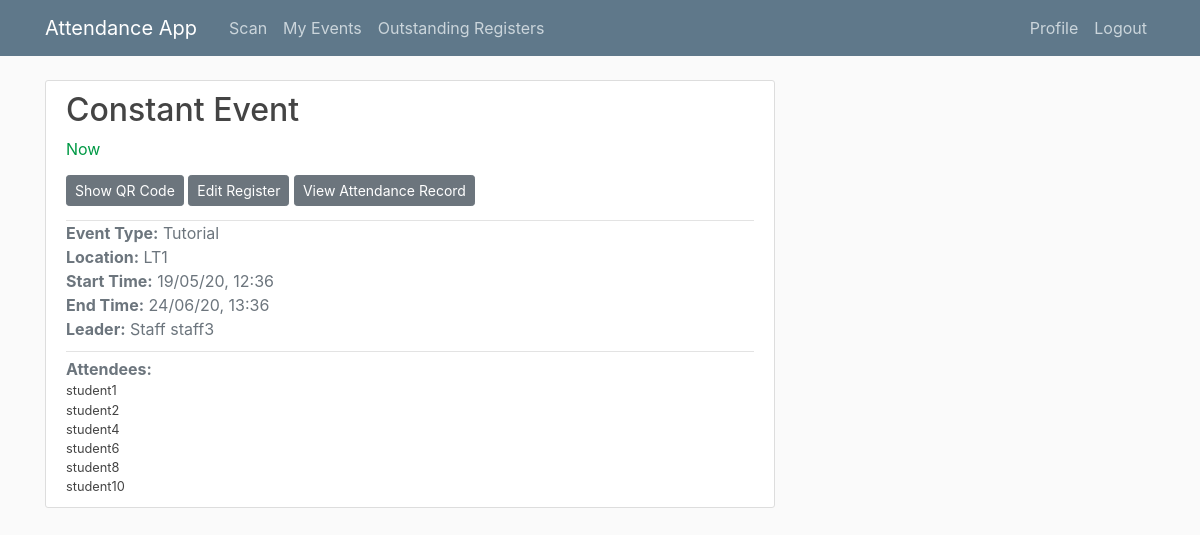
The app's page /event/4/ (signed in), older data.
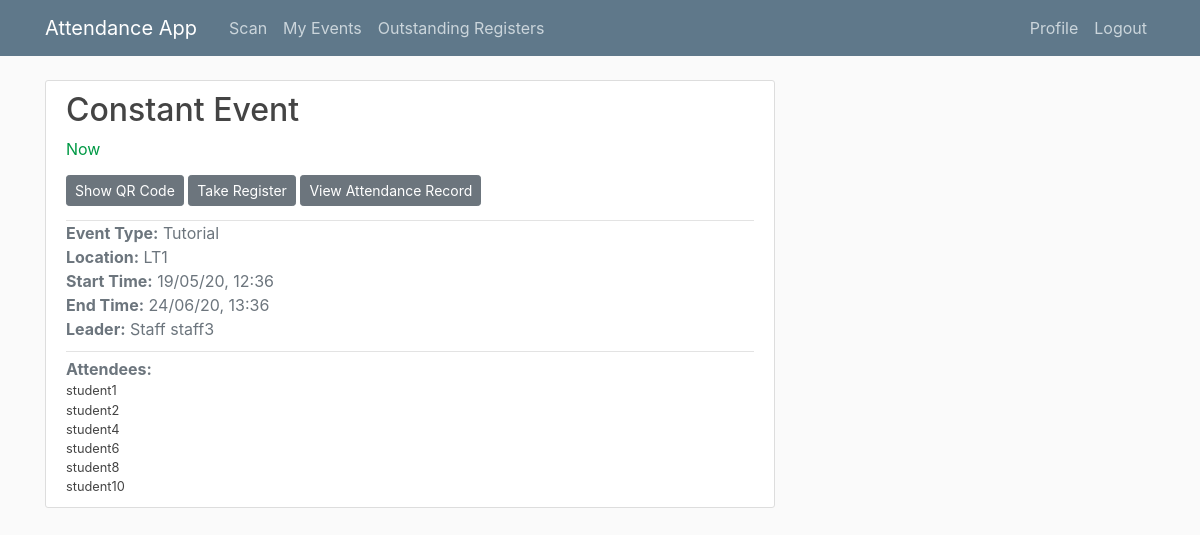
The same page, newer data.
### main/views.py (the view)
# urls.py: path('event/<int:pk>/', EventDetailView.as_view(), name='event-detail'), # DetailView by default expects the pk of the object's whose details are to be shown to be part of the URL path
class EventDetailView(LoginRequiredMixin, UserPassesTestMixin, DetailView):
    model = Event
    def test_func(self):
        event = self.get_object()
        if self.request.user == event.leader.user:
            return True
        elif event.attendees.filter(user=self.request.user):
            return True
        elif self.request.user.groups.filter(name='Admin').exists():
            return True
        else:
            return False

### main/models.py (called while the page is built)
    def happening_now(self):
        if timezone.now() >= self.start_time and timezone.now() < self.end_time:
            return True
        else:
            return False

    def started(self):
        if timezone.now() >= self.start_time:
            return True
        else:
            return False

### users/models.py (called while the page is built)
    def __str__(self):
        return f'Staff {self.user.username}'

### users/templatetags/user_extras.py (called while the page is built)
@register.filter(name='has_group')
def has_group(user, group_name):
    return user.groups.filter(name=group_name).exists()

### main/templates/main/event_detail.html (shortened to what this page needs)
{% extends 'main/base.html' %}
{% load user_extras %}
{% load event_extras %}
{% block content %}
<article class="media content-section">
    <div class="media-body">
        <div class="article-header">
            <h2 class="article-title">{{ object.title }}</h2>
            {% if object.happening_now %}
            <div class="article-status">Now</div>
            {% endif %}
            <div>
                {% if not user|has_group:'Students' %}
                    {% if object.happening_now %}
                        <a class="btn btn-secondary btn-sm mt-1 mb-1" href="{% url 'event-QR' object.id %}">Show QR Code</a>
                    {% endif %}
                    {% if object.started and object.event_type != "LE" %}
                        {% if object.register_taken %}
                            <a class="btn btn-secondary btn-sm mt-1 mb-1" href="{% url 'event-register' object.id %}">Edit Register</a>
                        {% else %}
                            <a class="btn btn-secondary btn-sm mt-1 mb-1" href="{% url 'event-register' object.id %}">Take Register</a>
                        {% endif %}
                    {% endif %}
                    {% if object.started %}
                        <a class="btn btn-secondary btn-sm mt-1 mb-1" href="{% url 'event-attendance-record' object.id %}">View Attendance Record</a>
                    {% endif %}
                {% endif %}
            </div>
        </div>
        <div class="article-metadata">
            <ul class="list-unstyled">
                <li class="text-secondary"><b>Event Type:</b> {{ object.get_event_type_display }}</li>
                <li class="text-muted"><b>Location:</b> {{ object.location }}</li>
                <li class="text-muted"><b>Start Time:</b> {{ event.start_time|date:"d/m/y, H:i" }}</li>
                <li class="text-muted"><b>End Time:</b> {{ event.end_time|date:"d/m/y, H:i" }}</li>
                <li class="text-muted"><b>Leader:</b> {{ object.leader }}</li>
            </ul>
        </div>
        <div>
            {% if not user|has_group:'Students' %}
            <ul class="list-unstyled">
                <li class="text-muted"><b>Attendees:</b></li>
                <small class="text-muted">
                    {% for student in event.attendees.all %}
                    <ul class="list-unstyled">
                        <li class="list-unstyled-item"><a href="{% url 'user-profile' student.user.username %}">
                            {{ student.user.username }}</a></li>
                    </ul>
                    {% endfor %}
                </small></li>
            </ul>
            {% endif %}
        </div>
    </div>
</article>
{% endblock content %}

Row changes from the older to the newer data that the page shows:
changed Event "Constant Event": register_taken True → False (drawn)
Text that changed along with them:
text no longer shown: "Edit Register"
text now shown: "Take Register"
